Frame 1 (no input): blank canvas, image omitted
Frame 60 (no input): blank canvas, image omitted
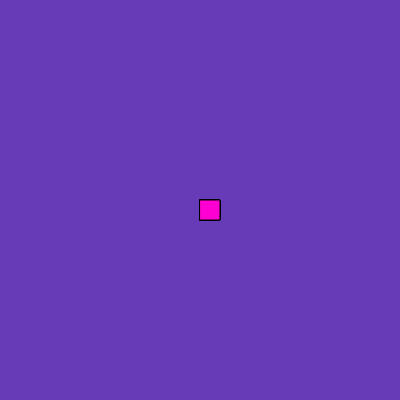
Frame 120 (the mouse pressed at the canvas centre since frame 60)

The p5.js sketch whose frames 1 and 60 were blank and that drew this single picture after the mouse press (run headless with seeded random() and noise() and a simulated clock; from frame 60 on, the mouse is pressed at the canvas centre):

// p5.js sketch
// ── sketch.js
;function setup() {
    createCanvas(400, 400)
    background("#673AB7");
  }
  
  function draw() {
    
    
    fill("rgb(255,0,211)")
    
   //console.log (mouseIsPressed)
    
    if(mouseIsPressed) {
  rect(mouseX, mouseY ,20, 20);
    
  }
    
  }
